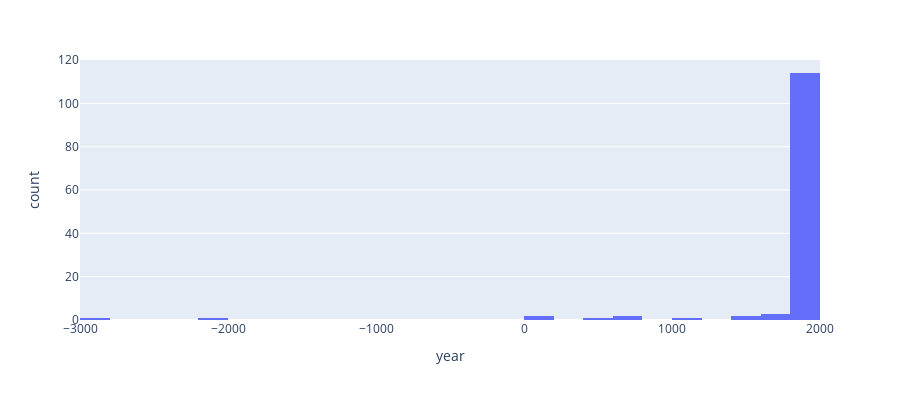

Notebook code for this chart:
### Markdown cell above
Hemos complementado el análisis de nuevo realizando una búsqueda en BoardGameGeek de estos juegos para comprender mejor los datos.

Estos son juegos de tipo estratégico, de campaña o _legacy_. Son juegos cuyas partidas son muy largas (llegando a durar decenas de partidas). Estos valores extremos pues son correctos, no se trata de errores en el database.

Tendremos en cuenta este tipo de datos al realizar el análisis.

Analizando `min_time` observamos que también son juegos con un `max_time` muy elevado.

#### 3.2.3 Valores extremos de `year`
Finalmente revisemos el atributo `year`, representando la distribución del primer percentil 5%.

### Code cell
px.histogram(bgg[bgg.year < bgg.year.quantile(0.05)], x='year', height=400)

### Figure 1 — Plotly figure (JSON) as saved in the notebook; plotly's stock layout.template omitted (floating-point values rounded to 4 significant figures)
{"data": [{"alignmentgroup": "True", "bingroup": "x", "hovertemplate": "year=%{x}<br>count=%{y}<extra></extra>", "legendgroup": "", "marker": {"color": "#636efa", "pattern": {"shape": ""}}, "name": "", "offsetgroup": "", "orientation": "v", "showlegend": false, "type": "histogram", "x": [1981, 1876, -2200, 1964, 1979, 1980, 1475, 1977, 1925, 1959, 1630, 1800, 1850, 1980, 1980, 1977, 1810, 1979, 1981, 1971, 1978, 1977, 1974, 762, 1974, 1974, 1973, 1000, -3000, 1979, 1962, 1977, 0, 1981, 1981, 1947, 1848, 1938, 1903, 1977, 1974, 1973, 1810, 1978, 1980, 1977, 1948, 1962, 1977, 1850, 1981, 1977, 1979, 1979, 1971, 1979, 1979, 1974, 1976, 1974, 1895, 1978, 1967, 1960, 1930, 1977, 1974, 1906, 1904, 1973, 1972, 1972, 1970, 1976, 1980, 1981, 1981, 1966, 1980, 1965, 1976, 1944, 1977, 1981, 400, 1883, 1976, 1973, 1980, 1942, 1979, 1974, 1964, 1701, 1600, 1963, 0, 1969, 1969, 1939, 1430, 1977, 1979, 1978, 1979, 1976, 1976, 1979, 1909, 1977, 1975, 1981, 1962, 700, 1963, 1979, 1975, 1973, 1981, 1975, 1964, 1967, 1964, 1980, 1975, 1972, 1955], "xaxis": "x", "yaxis": "y"}], "layout": {"barmode": "relative", "height": 400, "legend": {"tracegroupgap": 0}, "margin": {"t": 60}, "xaxis": {"anchor": "y", "domain": [0, 1], "title": {"text": "year"}}, "yaxis": {"anchor": "x", "domain": [0, 1], "title": {"text": "count"}}}}
